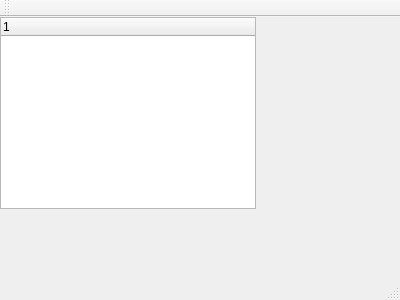
<?xml version="1.0" encoding="UTF-8"?>
<ui version="4.0">
 <class>MainWindow</class>
 <widget class="QMainWindow" name="MainWindow">
  <property name="geometry">
   <rect>
    <x>0</x>
    <y>0</y>
    <width>400</width>
    <height>300</height>
   </rect>
  </property>
  <property name="windowTitle">
   <string>MainWindow</string>
  </property>
  <widget class="QWidget" name="centralWidget">
   <widget class="QTreeWidget" name="treeWidget">
    <property name="geometry">
     <rect>
      <x>0</x>
      <y>0</y>
      <width>256</width>
      <height>192</height>
     </rect>
    </property>
    <column>
     <property name="text">
      <string notr="true">1</string>
     </property>
    </column>
   </widget>
  </widget>
  <widget class="QMenuBar" name="menuBar">
   <property name="geometry">
    <rect>
     <x>0</x>
     <y>0</y>
     <width>400</width>
     <height>26</height>
    </rect>
   </property>
  </widget>
  <widget class="QToolBar" name="mainToolBar">
   <attribute name="toolBarArea">
    <enum>TopToolBarArea</enum>
   </attribute>
   <attribute name="toolBarBreak">
    <bool>false</bool>
   </attribute>
  </widget>
  <widget class="QStatusBar" name="statusBar"/>
 </widget>
 <layoutdefault spacing="6" margin="11"/>
 <resources/>
 <connections/>
</ui>
